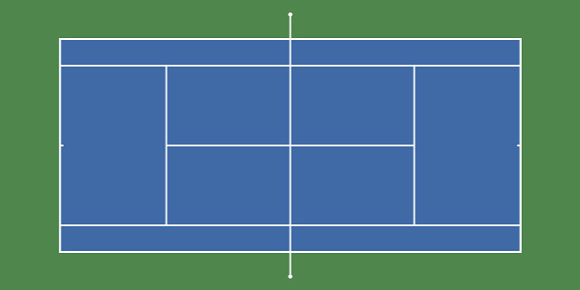
#> input picture Lab_4/data/partA/3.png, 580 x 290 px, given in place of 0.jpg, which was not available
$ jupyter execute --allow-errors partA.ipynb   (text cells are left out)
#> lines starting #> are read from the running program, lines starting #| are printed output that depends on the picture; after the words box and inside, x2 and y2 are one past the last pixel; in counts of white or black regions, pixels touching at a corner belong together; pictures that were not available may be replaced by others from this repository, and a replacement may not be noted
[cell 1]
import cv2
import os
import numpy as np
import matplotlib.pyplot as plt

[cell 2]
def load_image(image_path):
    """Load an image from the specified path."""
#> called with image_path = '../data/partA/0.jpg'
    return cv2.imread(image_path)
#> returned value is the input picture: shape (290, 580, 3); mean B, G, R 132, 122.2, 76.2

def show_image(window_name, image):
    """Display an image in a window."""
    cv2.imshow(window_name, image)
    cv2.waitKey(0)
    cv2.destroyAllWindows()

def write_image(img, output_folder, filename):
    os.makedirs(output_folder, exist_ok=True)
    img_path = os.path.join(output_folder, filename)
    cv2.imwrite(img_path, img)

imgs = []
for i in range(4):
    if i  == 0:
        imgs.append(load_image(f"../data/partA/{i}.jpg"))
    else:
        imgs.append(load_image(f"../data/partA/{i}.png"))

# Definimos la lista con las dos primeras imágenes
imgs_A_first2 = [imgs[0], imgs[1]]

# Definimos la lista con las dos últimas imágenes
imgs_A_last2 = [imgs[2], imgs[3]]

[cell 3]
# TODO Apply canny to the images, play with the thresholds to get a good result

edge_imgs = []  # to store the canny edge images for later Hough transform

# 1st image
img1 = imgs_A_first2[0]

# Convert to grayscale
gray_img = cv2.cvtColor(img1, cv2.COLOR_BGR2GRAY)
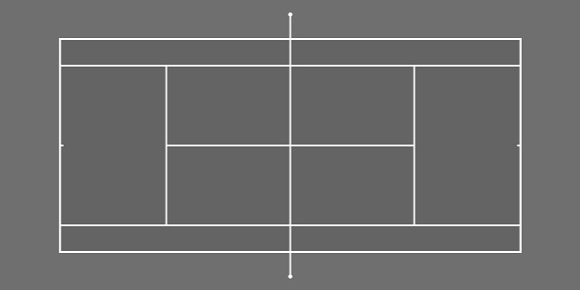
#> gray_img: shape (290, 580); min 78, max 255, mean 109.4

# La pasamos por filtro gaussiano primero.
blur = cv2.GaussianBlur(gray_img, (5, 5), 1.4)
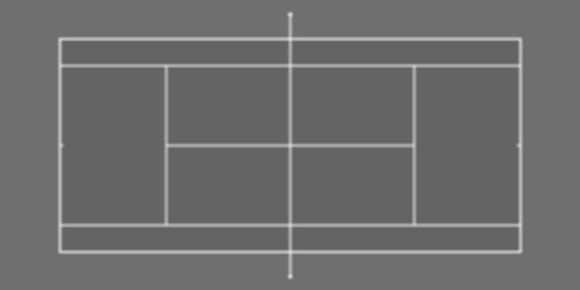
#> blur: shape (290, 580); min 98, max 218, mean 109.4

# Hyperparameters
low_threshold = 100
high_threshold = 2 * low_threshold

# Apply Canny edge detection
edge_img = cv2.Canny(blur, low_threshold, high_threshold)
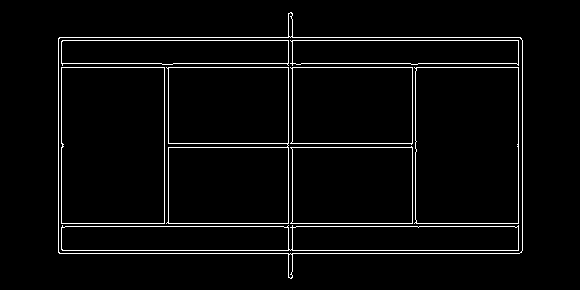
#> edge_img: shape (290, 580); 3.6% white in thin lines or dots, all inside (x1, y1, x2, y2) = (58, 12, 523, 279)

# Store the edge image for later Hough transform
edge_imgs.append(edge_img)
...

# Display the image or save it as you like
show_image("original image", img1)
show_image("edge image", edge_img)

# 2nd image

img2 = imgs_A_first2[1]
low_threshold = 50 # con menos thereshold se ven igual de bien las lineas.
high_threshold = 2 * low_threshold

gray_img2 = cv2.cvtColor(img2, cv2.COLOR_BGR2GRAY)
blur2 = cv2.GaussianBlur(gray_img2, (5, 5), 1.4)

edge_img2 = cv2.Canny(blur2, low_threshold, high_threshold)
edge_imgs.append(edge_img2)

show_image("original image 2", img2)
show_image("edge image 2", edge_img2)

# Definimos una lista con las dos imagenes de bordes
edge_imgs_first2 = [edge_imgs[0], edge_imgs[1]]

# GUARDAR RESULTADOS CANNY

output_dir = "T_A1_Canny"
os.makedirs(output_dir, exist_ok=True)  # crea la carpeta si no existe

# Guardamos las imágenes de bordes
cv2.imwrite(os.path.join(output_dir, "edge_image_1.png"), edge_img)
cv2.imwrite(os.path.join(output_dir, "edge_image_2.png"), edge_img2)

def show_two_images(original_img, canny_img, idx):

    plt.figure(figsize=(10, 4))

    # Original
    plt.subplot(1, 2, 1)
    plt.imshow(cv2.cvtColor(original_img, cv2.COLOR_BGR2RGB))
    plt.title(f"Original_{idx}")
    plt.axis("off")

    # Canny
    plt.subplot(1, 2, 2)
    plt.imshow(canny_img, cmap="gray")
    plt.title(f"Canny_{idx}")
    plt.axis("off")

    plt.show()

for i in range(2):
    show_two_images(
        original_img = imgs_A_first2[i],
        canny_img    = edge_imgs_first2[i],
        idx = i)
#> this loop made 2 passes
#> pass 1, in show_two_images, `plt.show()`:
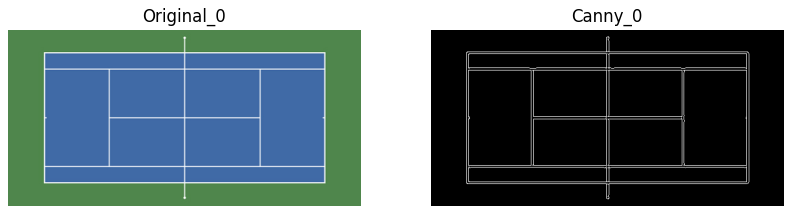
#> figure drawn by matplotlib, 2 panels

[cell 4]
# TODO Draw the lines on the images. A line is a tuple of 4 integers (x1, y1, x2, y2) where (x1, y1) and (x2, y2) are the coordinates of the two points of the line.
def draw_lines(img, lines, color, thickness):

#> called with lines = array of shape (25, 1, 4), color = (255, 0, 0), thickness = 2
    img_with_lines = img.copy()
    for line in lines:
        # Algunas implementaciones devuelven [[x1, y1, x2, y2]], otras [x1, y1, x2, y2]
        x1, y1, x2, y2 = line[0]
        cv2.line(img_with_lines, (x1, y1), (x2, y2), color, thickness)
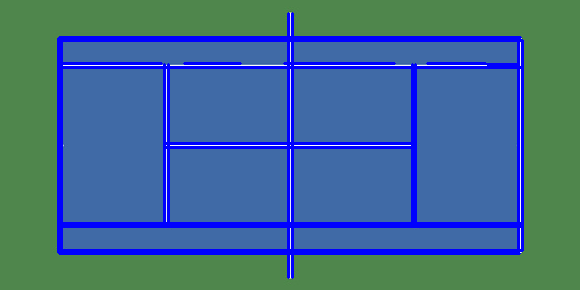
#> img_with_lines: shape (290, 580, 3); 10.68% of pixels changed, all inside (x1, y1, x2, y2) = (57, 12, 524, 279)

    return img_with_lines

[cell 5]
# TODO Apply the hough transform to the images, play with the parameters to get a good result

# 1st image

# Define the hough transform parameters

# Resolución en píxeles (distancia)
rhos = [1, 1]
# Resolución angular (1 grado)
thetas = [np.pi / 180, np.pi / 180]
# Número mínimo de votos (ajustable)
thresholds = [15, 15]
# Longitud mínima de línea aceptada
min_line_lengths = [10, 10]
# Máxima separación entre segmentos para unirlos
max_line_gaps = [10, 10]

# Get the edge images
edges = edge_imgs_first2.copy()

# Apply the hough transform
lines1 = cv2.HoughLinesP(edges[0], rhos[0], thetas[0], thresholds[0], minLineLength=min_line_lengths[0], maxLineGap=max_line_gaps[0])

# Draw the lines on the image (on the original image, make sure to get a copy, as draw_lines modifies the image)
img_with_lines_1 = draw_lines(imgs_A_first2[0], lines1, color=(255, 0, 0), thickness=2)

# 2nd image
# Apply the hough transform
lines2 = cv2.HoughLinesP(edges[1], rhos[1], thetas[1], thresholds[1], minLineLength=min_line_lengths[1], maxLineGap=max_line_gaps[1])

# Draw the lines on the image (on the original image, make sure to get a copy, as draw_lines modifies the image)
img_with_lines_2 = draw_lines(imgs_A_first2[1], lines2, color=(255, 0, 0), thickness=2)
#> call 2 of draw_lines, with lines = array of shape (23, 1, 4), color = (255, 0, 0), thickness = 2
#> after the loop in draw_lines (call 2), `for line in lines:`:
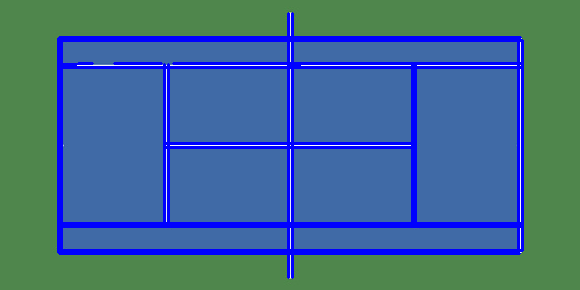
#> img_with_lines: shape (290, 580, 3); 10.8% of pixels changed, all inside (x1, y1, x2, y2) = (57, 12, 524, 279)

# Creamos una lista con las imágenes con líneas
imgs_with_lines = [img_with_lines_1, img_with_lines_2]

# Show the image or save it as you like

def show_three_images(original_img, edges_img, hough_img, idx):

    plt.figure(figsize=(14, 5))

    # Original
    plt.subplot(1, 3, 1)
    plt.imshow(cv2.cvtColor(original_img, cv2.COLOR_BGR2RGB))
    plt.title(f"Original_{idx}")
    plt.axis("off")

    # Canny
    plt.subplot(1, 3, 2)
    plt.imshow(edges_img, cmap="gray")
    plt.title(f"Canny Edges_{idx}")
    plt.axis("off")

    # Hough
    plt.subplot(1, 3, 3)
    plt.imshow(cv2.cvtColor(hough_img, cv2.COLOR_BGR2RGB))
    plt.title(f"Hough Lines_{idx}")
    plt.axis("off")

    plt.show()

# Bucle para mostrar las dos imágenes con Original, Canny y Hough
for i in range(2):
    show_three_images(
        original_img = imgs_A_first2[i],
        edges_img    = edge_imgs_first2[i],
        hough_img    = img_with_lines_1 if i == 0 else img_with_lines_2,
        idx          = i
    )
#> this loop made 2 passes
#> pass 1, in show_three_images, `plt.show()`:
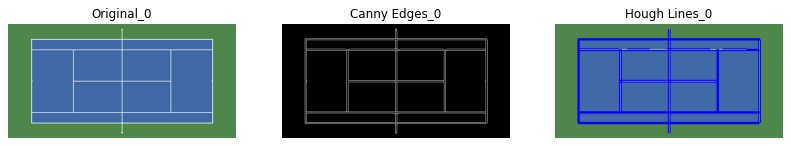
#> figure drawn by matplotlib, 3 panels

output_folder = "T_A3_Hough_Lines"

for i, img in enumerate(imgs_with_lines):
    write_image(img, output_folder, f"A3_Hough_Lines_{i}.png")

print(" Imágenes guardadas correctamente en:", output_folder)
